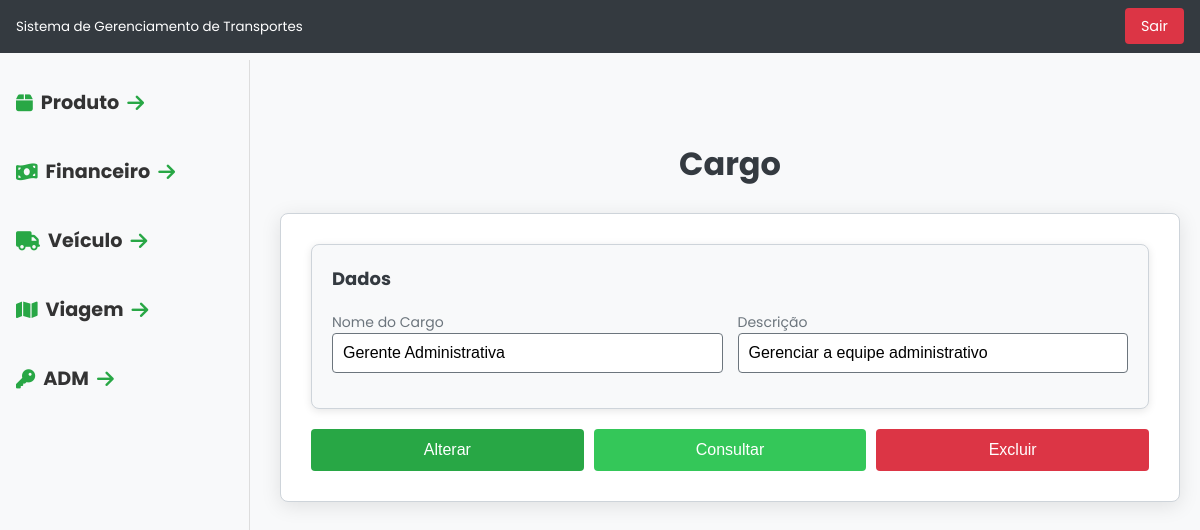
Screenshot of /tcc/cargo/ver?id=4 with the database file from the repository.
### tables this page shows
CREATE TABLE `cargo` (
  `id` int(11) NOT NULL,
  `descricao` varchar(150) NOT NULL,
  `nome` varchar(50) NOT NULL
);

### tcc/index.php (called while the page is built, shortened)
<?php
include 'rotas.php';

### tcc/DAO/MySQL.php (called while the page is built)
<?php
class MySQL extends PDO{
    private $host       = "localhost";
    private $usuario    = "root";
    private $senha      = "";
    private $db         = "tcc";
    private $opcoes = array(PDO::ATTR_ERRMODE => PDO::ERRMODE_EXCEPTION);
    public function __construct(){
        $dsn = "mysql:host=".$this->host.";dbname=".$this->db;
        return parent::__construct($dsn, $this->usuario, $this->senha, $this->opcoes);
    }
}

### tcc/DAO/cargoDAO.php (called while the page is built, shortened)
<?php
class CargoDAO
{
    private $conexao;
    public function __construct()
    {
        include_once "MySQL.php";
        $this->conexao = new MySQL();
    }
    public function getById($id)
    {
        $stmt = $this->conexao->prepare("SELECT * FROM cargo WHERE id=?");
        $stmt->bindValue(1, $id);
        $stmt->execute();
        return $stmt->fetchObject();
    }
}

### tcc/View/modulos/cargo/cadastrar_cargo.php (the view, shortened to what this page needs)
<!DOCTYPE html>
<html lang="en">
<head>
    <link rel="stylesheet" href="/tcc/View/includes/css/style.css">
</head>
<body>
    <div class="header">
        <?php include PATH_VIEW . 'includes/cabecalho.php'; ?>
    </div>
    <div class="spacer"></div>
    <div class="menu">
        <?php include PATH_VIEW . 'includes/menu.php' ?>
    </div>
    <div class="conteudo">
        <div class="titulo-pagina">
            <h1>Cargo</h1>
        </div>
        <div class="formulario">
            <form method="post" action="/tcc/cargo/salvar">
                <div class="form-section">
                    <h2>Dados</h2>
                    <div class="form-row">
                        <div class="form-column">
                            <label>Nome do Cargo
                                <input name="nome" value="<?= isset($dados_car) && isset($dados_car->nome) ? $dados_car->nome : "" ?>" type="text"/>
                            </label>
                        </div>
                        <div class="form-column">
                        <label>Descrição
                                <input name="descricao" value="<?= isset($dados_car) && isset($dados_car->descricao) ? $dados_car->descricao : "" ?>" type="text"/>
                            </label>
                        </div>
                    </div>
                </div>
                <div class="form-buttons">
                    <button type="submit">
                        <?= isset($dados_car) ? 'Alterar' : 'Cadastrar' ?>
                    </button>
                    <button type="button" class="btn-consultar" onclick="window.location.href='/tcc/cargo'">Consultar</button>
                    <?php if (isset($dados_car)): ?>
                        <button type="button" class="btn-excluir" onclick="window.location.href='/tcc/cargo/excluir?id=<?= $dados_car->id ?>'">
                            Excluir
                        </button>
                    <?php endif; ?>
                </div>
            </form>
        </div>
    </div>

### tcc/View/includes/css/style.css (style rules this page uses)
* { margin: 0; padding: 0; box-sizing: border-box; }
body { display: flex; flex-direction: column; background-color: #f8f9fa; font-family: 'Poppins', sans-serif; }
form { max-width: 100%; width: 100%; margin: 20px auto; padding: 30px; border-radius: 8px; background-color: #ffffff; border: 1px solid #ced4da; box-shadow: 0 4px 20px rgba(0, 0, 0, 0.1); }
h1 { text-align: center; color: #343a40; margin-bottom: 25px; }
.header { width: 100%; position: fixed; top: 0; left: 0; background-color: #333; color: #fff; z-index: 1000; }
.spacer { height: 60px; }
.menu { width: 250px; position: fixed; top: 60px; left: 0; }
.conteudo { margin-left: 260px; padding: 20px; width: calc(100% - 260px); margin-top: 60px; }
label { display: block; margin-bottom: 5px; font-size: 14px; color: #495057; }
input[type="text"], input[type="date"], select.form-control { width: 100%; padding: 10px; border: 1px solid #6c757d; border-radius: 4px; margin-bottom: 15px; font-size: 16px; transition: border-color 0.3s; }
.form-section { margin-bottom: 20px; padding: 20px; border: 1px solid #ced4da; border-radius: 8px; background-color: #f8f9fa; box-shadow: 0 2px 8px rgba(0, 0, 0, 0.1); }
.form-section h2 { margin-bottom: 15px; font-size: 18px; color: #343a40; padding-bottom: 5px; }
.form-buttons { display: flex; gap: 10px; }
button { background-color: #28a745; color: #ffffff; border: none; padding: 12px; border-radius: 4px; cursor: pointer; font-size: 16px; transition: background-color 0.3s; flex: 1; }
button.btn-consultar { background-color: #34c759; }
button.btn-excluir { background-color: #dc3545; color: #ffffff; }
.form-section .form-row { display: flex; flex-wrap: wrap; gap: 15px; }
.form-section .form-column { flex: 1 1 48%; }
.form-section label { font-size: 14px; color: #6c757d; }
.form-section input[type="text"], .form-section input[type="date"], .form-section select.form-control { margin-bottom: 10px; }

### tcc/View/includes/cabecalho.php (style rules this page uses)
body { font-family: 'Poppins', sans-serif; background-color: #f4f4f4; margin: 0; padding: 0; }

### tcc/View/includes/menu.php (style rules this page uses)
body { font-family: 'Poppins', sans-serif; margin: 0; background-color: #f8f9fa; }

### rows the page displays
cargo: nome "Gerente Administrativa", descricao "Gerenciar a equipe administrativo"
